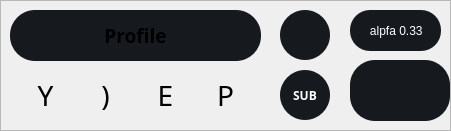
              <widget class="QFrame" name="frame_15">
               <property name="geometry">
                <rect>
                 <x>520</x>
                 <y>470</y>
                 <width>451</width>
                 <height>131</height>
                </rect>
               </property>
               <property name="styleSheet">
                <string notr="true">QPushButton#pushUrlDiscord{
	background-color:#161A1E;
	color:rgba(85,98,112,255);
}
QPushButton#pushUrlDiscord:hover{
	color:rgba(155,168,182,220);
}
QPushButton#pushUrlDiscord:pressed{
	padding-left:5px;
	padding-top:5px;
	color:rgba(115,128,142,255)
}
QPushButton#pushUrlGitHub{
	background-color:#161A1E;
	color:rgba(85,98,112,255);
}
QPushButton#pushUrlGitHub:hover{
	color:rgba(155,168,182,220);
}
QPushButton#pushUrlGitHub:pressed{
	padding-left:5px;
	padding-top:5px;
	color:rgba(115,128,142,255)
}
QPushButton#pushUrlFacebook{
	background-color:#161A1E;
	color:rgba(85,98,112,255);
}
QPushButton#pushUrlFacebook:hover{
	color:rgba(155,168,182,220);
}
QPushButton#pushUrlFacebook:pressed{
	padding-left:5px;
	padding-top:5px;
	color:rgba(115,128,142,255)
}
QPushButton#pushUrlYouTube{
	background-color:#161A1E;
	color:rgba(85,98,112,255);
}
QPushButton#pushUrlYouTube:hover{
	color:rgba(155,168,182,220);
}
QPushButton#pushUrlYouTubek:pressed{
	padding-left:5px;
	padding-top:5px;
	color:rgba(115,128,142,255)
}
QPushButton#pushButtonProfile:hover {
    height: 131px;
	color:rgba(115,128,142,255);
}
QPushButton#pushButtonSubPrmium:hover {
color:rgba(115,128,142,255);
}</string>
               </property>
               <property name="frameShape">
                <enum>QFrame::StyledPanel</enum>
               </property>
               <property name="frameShadow">
                <enum>QFrame::Raised</enum>
               </property>
               <widget class="QPushButton" name="pushUrlDiscord">
                <property name="geometry">
                 <rect>
                  <x>20</x>
                  <y>70</y>
                  <width>51</width>
                  <height>51</height>
                 </rect>
                </property>
                <property name="maximumSize">
                 <size>
                  <width>60</width>
                  <height>60</height>
                 </size>
                </property>
                <property name="font">
                 <font>
                  <family>Social Media Circled</family>
                  <pointsize>21</pointsize>
                 </font>
                </property>
                <property name="styleSheet">
                 <string notr="true">border-radius:25;</string>
                </property>
                <property name="text">
                 <string>Y</string>
                </property>
               </widget>
               <widget class="QPushButton" name="pushUrlGitHub">
                <property name="geometry">
                 <rect>
                  <x>80</x>
                  <y>70</y>
                  <width>51</width>
                  <height>51</height>
                 </rect>
                </property>
                <property name="maximumSize">
                 <size>
                  <width>60</width>
                  <height>60</height>
                 </size>
                </property>
                <property name="font">
                 <font>
                  <family>Social Media Circled</family>
                  <pointsize>21</pointsize>
                 </font>
                </property>
                <property name="styleSheet">
                 <string notr="true">border-radius:25;</string>
                </property>
                <property name="text">
                 <string>)</string>
                </property>
               </widget>
               <widget class="QPushButton" name="pushUrlFacebook">
                <property name="geometry">
                 <rect>
                  <x>140</x>
                  <y>70</y>
                  <width>51</width>
                  <height>51</height>
                 </rect>
                </property>
                <property name="maximumSize">
                 <size>
                  <width>60</width>
                  <height>60</height>
                 </size>
                </property>
                <property name="font">
                 <font>
                  <family>Social Media Circled</family>
                  <pointsize>21</pointsize>
                 </font>
                </property>
                <property name="styleSheet">
                 <string notr="true">border-radius:25;</string>
                </property>
                <property name="text">
                 <string>E</string>
                </property>
               </widget>
               <widget class="QPushButton" name="pushUrlYouTube">
                <property name="geometry">
                 <rect>
                  <x>200</x>
                  <y>70</y>
                  <width>51</width>
                  <height>51</height>
                 </rect>
                </property>
                <property name="maximumSize">
                 <size>
                  <width>60</width>
                  <height>60</height>
                 </size>
                </property>
                <property name="font">
                 <font>
                  <family>Social Media Circled</family>
                  <pointsize>21</pointsize>
                 </font>
                </property>
                <property name="styleSheet">
                 <string notr="true">border-radius:25;</string>
                </property>
                <property name="text">
                 <string>P</string>
                </property>
               </widget>
               <widget class="QPushButton" name="pushButtonProfile">
                <property name="geometry">
                 <rect>
                  <x>10</x>
                  <y>10</y>
                  <width>251</width>
                  <height>51</height>
                 </rect>
                </property>
                <property name="minimumSize">
                 <size>
                  <width>0</width>
                  <height>51</height>
                 </size>
                </property>
                <property name="maximumSize">
                 <size>
                  <width>16777215</width>
                  <height>111</height>
                 </size>
                </property>
                <property name="font">
                 <font>
                  <family>Montserrat</family>
                  <pointsize>14</pointsize>
                  <weight>75</weight>
                  <bold>true</bold>
                 </font>
                </property>
                <property name="styleSheet">
                 <string notr="true">background-color: #161A1E;
border-radius:25px;</string>
                </property>
                <property name="text">
                 <string>Profile</string>
                </property>
               </widget>
               <widget class="QLabel" name="label_ProfileLogo">
                <property name="geometry">
                 <rect>
                  <x>110</x>
                  <y>20</y>
                  <width>47</width>
                  <height>13</height>
                 </rect>
                </property>
                <property name="styleSheet">
                 <string notr="true">background-color: transparent;
color:transparent;</string>
                </property>
                <property name="text">
                 <string>Profile</string>
                </property>
               </widget>
               <widget class="QLabel" name="label_ProfileName">
                <property name="geometry">
                 <rect>
                  <x>20</x>
                  <y>40</y>
                  <width>47</width>
                  <height>13</height>
                 </rect>
                </property>
                <property name="font">
                 <font>
                  <family>Arial Black</family>
                  <pointsize>10</pointsize>
                  <weight>75</weight>
                  <bold>true</bold>
                 </font>
                </property>
                <property name="styleSheet">
                 <string notr="true">background-color: transparent;
color:transparent;</string>
                </property>
                <property name="text">
                 <string>Name:</string>
                </property>
               </widget>
               <widget class="QLabel" name="label_ProfileEmail">
                <property name="geometry">
                 <rect>
                  <x>20</x>
                  <y>60</y>
                  <width>47</width>
                  <height>13</height>
                 </rect>
                </property>
                <property name="font">
                 <font>
                  <family>Arial Black</family>
                  <pointsize>10</pointsize>
                  <weight>75</weight>
                  <bold>true</bold>
                 </font>
                </property>
                <property name="styleSheet">
                 <string notr="true">background-color: transparent;
color:transparent;</string>
                </property>
                <property name="text">
                 <string>Email:</string>
                </property>
               </widget>
               <widget class="QLabel" name="label_ProfileSub">
                <property name="geometry">
                 <rect>
                  <x>20</x>
                  <y>80</y>
                  <width>47</width>
                  <height>13</height>
                 </rect>
                </property>
                <property name="font">
                 <font>
                  <family>Arial Black</family>
                  <pointsize>10</pointsize>
                  <weight>75</weight>
                  <bold>true</bold>
                 </font>
                </property>
                <property name="styleSheet">
                 <string notr="true">background-color: transparent;
color:transparent;</string>
                </property>
                <property name="text">
                 <string>Sub:</string>
                </property>
               </widget>
               <widget class="QLabel" name="label_EnterProfileName">
                <property name="geometry">
                 <rect>
                  <x>80</x>
                  <y>40</y>
                  <width>161</width>
                  <height>16</height>
                 </rect>
                </property>
                <property name="styleSheet">
                 <string notr="true">background-color: transparent;
color:transparent;</string>
                </property>
                <property name="text">
                 <string/>
                </property>
               </widget>
               <widget class="QLabel" name="label_EnterProfileEmail">
                <property name="geometry">
                 <rect>
                  <x>80</x>
                  <y>60</y>
                  <width>161</width>
                  <height>16</height>
                 </rect>
                </property>
                <property name="styleSheet">
                 <string notr="true">background-color: transparent;
color:transparent;</string>
                </property>
                <property name="text">
                 <string/>
                </property>
               </widget>
               <widget class="QLabel" name="label_EnterProfileSub">
                <property name="geometry">
                 <rect>
                  <x>80</x>
                  <y>80</y>
                  <width>151</width>
                  <height>16</height>
                 </rect>
                </property>
                <property name="styleSheet">
                 <string notr="true">background-color: transparent;
color:transparent;</string>
                </property>
                <property name="text">
                 <string/>
                </property>
               </widget>
               <widget class="QPushButton" name="pushInf">
                <property name="geometry">
                 <rect>
                  <x>280</x>
                  <y>10</y>
                  <width>50</width>
                  <height>50</height>
                 </rect>
                </property>
                <property name="minimumSize">
                 <size>
                  <width>0</width>
                  <height>0</height>
                 </size>
                </property>
                <property name="font">
                 <font>
                  <family>Montserrat</family>
                  <pointsize>12</pointsize>
                  <weight>75</weight>
                  <bold>true</bold>
                 </font>
                </property>
                <property name="styleSheet">
                 <string notr="true">
QPushButton {
background-color: #161A1E;
color:white;
border-radius:25;
}
QPushButton:hover {
background-color:rgba(115,128,142,255);
}</string>
                </property>
                <property name="text">
                 <string/>
                </property>
                <property name="icon">
                 <iconset resource="menu.qrc">
                  <normaloff>:/icon/image/icon/information.png</normaloff>:/icon/image/icon/information.png</iconset>
                </property>
                <property name="iconSize">
                 <size>
                  <width>50</width>
                  <height>50</height>
                 </size>
                </property>
               </widget>
               <widget class="QPushButton" name="pushButtonSubPrmium">
                <property name="geometry">
                 <rect>
                  <x>280</x>
                  <y>70</y>
                  <width>50</width>
                  <height>50</height>
                 </rect>
                </property>
                <property name="font">
                 <font>
                  <family>Montserrat</family>
                  <weight>75</weight>
                  <bold>true</bold>
                 </font>
                </property>
                <property name="styleSheet">
                 <string notr="true">
QPushButton {
background-color: #161A1E;
color:white;
border-radius:25;
}
QPushButton:hover {
color:rgba(115,128,142,255);
}</string>
                </property>
                <property name="text">
                 <string>SUB</string>
                </property>
               </widget>
               <widget class="QPushButton" name="pushExit">
                <property name="geometry">
                 <rect>
                  <x>350</x>
                  <y>60</y>
                  <width>100</width>
                  <height>61</height>
                 </rect>
                </property>
                <property name="minimumSize">
                 <size>
                  <width>100</width>
                  <height>50</height>
                 </size>
                </property>
                <property name="maximumSize">
                 <size>
                  <width>200</width>
                  <height>80</height>
                 </size>
                </property>
                <property name="font">
                 <font>
                  <weight>75</weight>
                  <bold>true</bold>
                 </font>
                </property>
                <property name="styleSheet">
                 <string notr="true">QPushButton {
background-color: #161A1E;
color:white;
border-radius:25;
}
QPushButton:hover {
color:rgba(115,128,142,255);
}</string>
                </property>
                <property name="text">
                 <string/>
                </property>
                <property name="icon">
                 <iconset resource="menu.qrc">
                  <normaloff>:/icon/image/icon/exit.png</normaloff>:/icon/image/icon/exit.png</iconset>
                </property>
                <property name="iconSize">
                 <size>
                  <width>30</width>
                  <height>30</height>
                 </size>
                </property>
               </widget>
               <widget class="QLabel" name="label">
                <property name="geometry">
                 <rect>
                  <x>350</x>
                  <y>10</y>
                  <width>91</width>
                  <height>41</height>
                 </rect>
                </property>
                <property name="styleSheet">
                 <string notr="true">background-color: #161A1E;
color:white;
border-radius: 20px;
</string>
                </property>
                <property name="text">
                 <string>      alpfa 0.33</string>
                </property>
               </widget>
              </widget>
